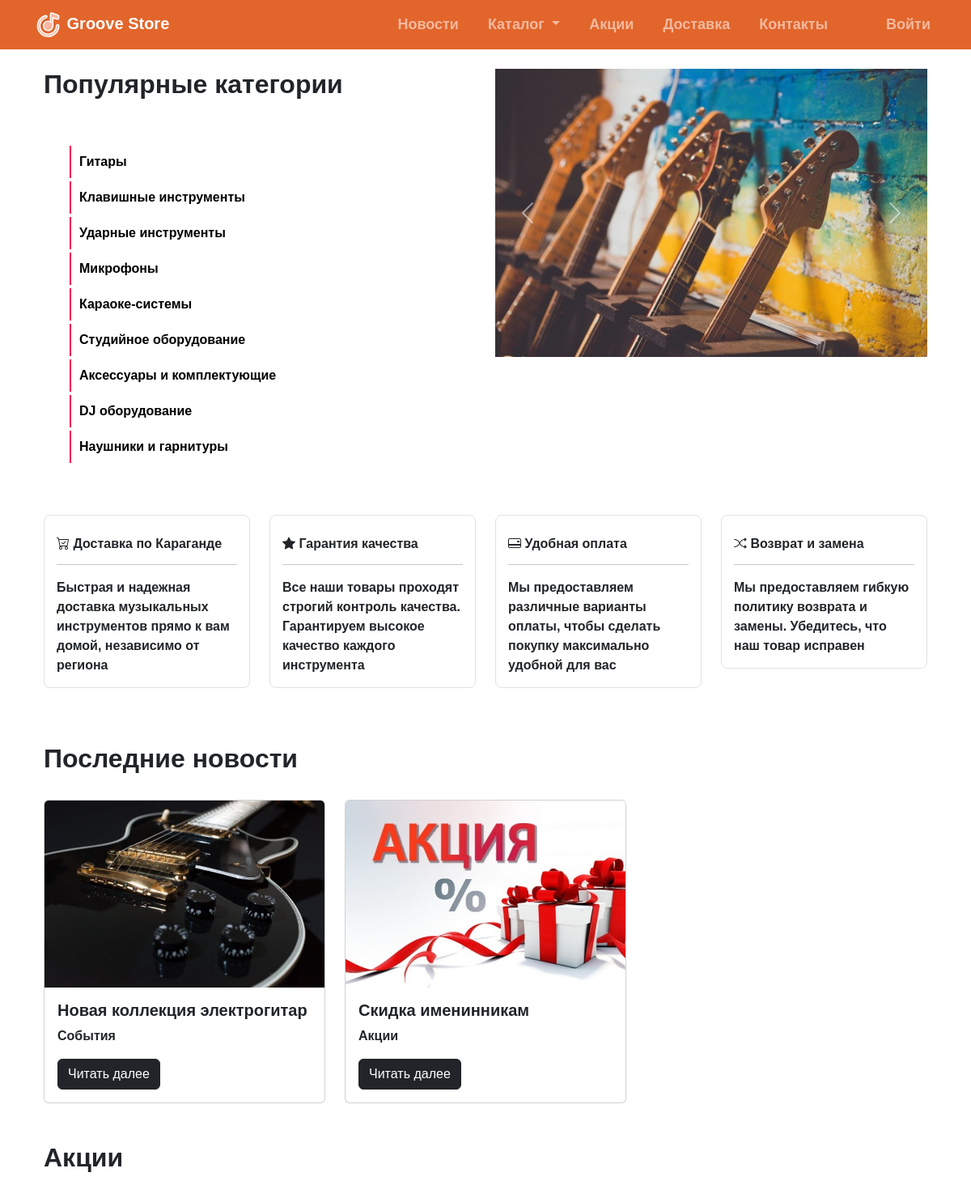
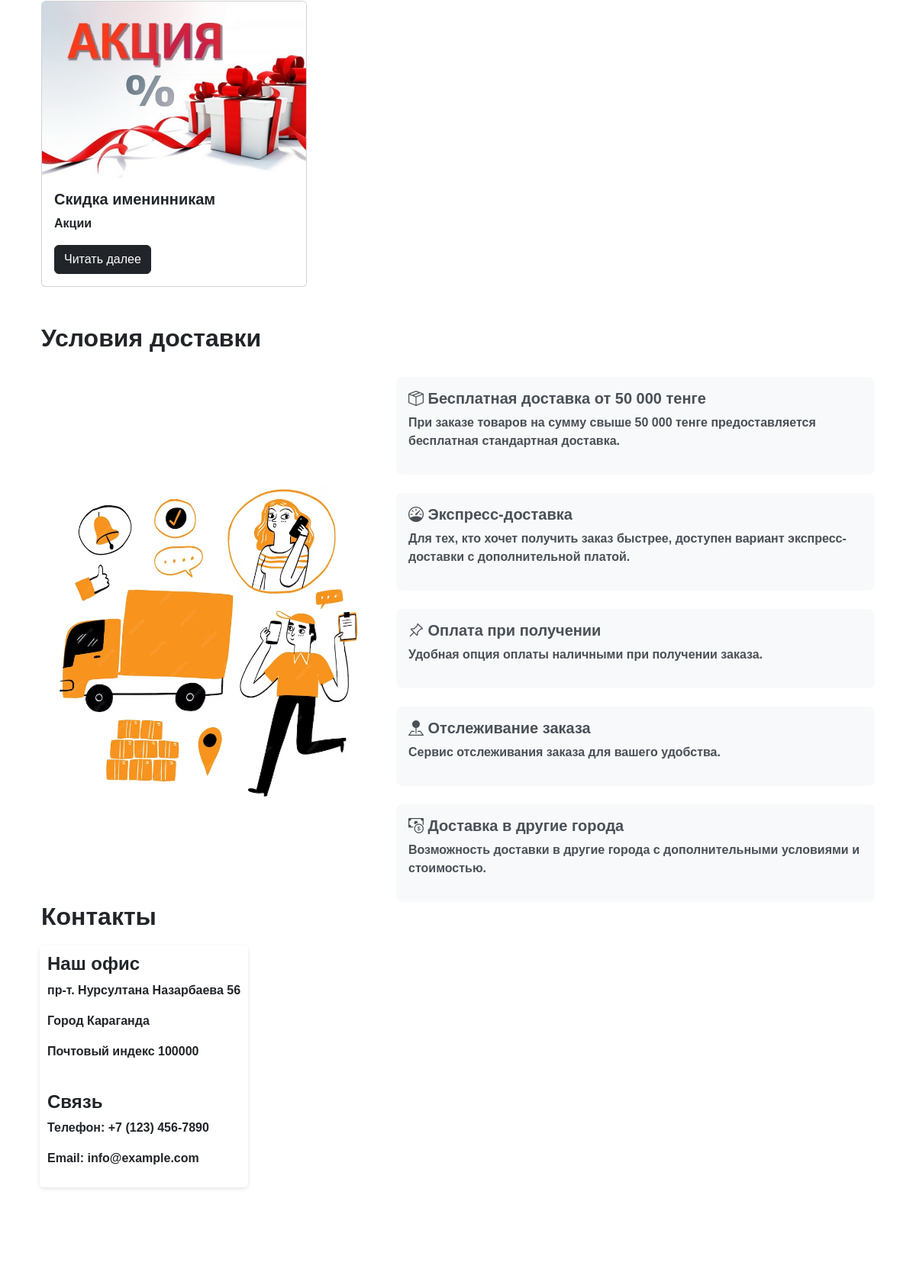
The page / on the database its author committed (2 pictures, top to bottom).
### app/models.py (models this page shows, shortened)
class Category(models.Model):
    name = models.CharField("Название категории", max_length=255)
    class Meta:
        verbose_name_plural = "Категории"

class News(models.Model):
    name = models.CharField("Заголовок новости", max_length=255)
    category = models.ForeignKey(NewsCategory, on_delete=models.CASCADE)
    photo = models.FileField("Изображение", upload_to="news/", blank=True, null=True)
    description = models.TextField("Описание новости")
    date = models.DateTimeField("Дата новости")
    class Meta:
        verbose_name_plural = "Новости"

class NewsCategory(models.Model):
    type_choices = [
        ('Акции', 'Акции'),
        ('События', 'События'),
        ('Организация', 'Организация'),
    ]
    type = models.CharField("Тип новостей", choices=type_choices, max_length=20)
    class Meta:
        verbose_name_plural = "Категории новостей"
    def __str__(self):
        return self.type

### app/views.py (the view)
# urls.py: path('', index, name='index'),
def index(request):
    categories = Category.objects.all()
    action_category = NewsCategory.objects.get(type='Акции')
    action_news = News.objects.filter(category=action_category).order_by('-date')[:4]
    latest_news = News.objects.order_by('-date')[:4]
    return render(request, 'index.html', {'latest_news': latest_news, 'categories': categories,'action_news': action_news})

### templates/index.html (shortened to what this page needs)
{% extends 'base.html' %}
{% load static %}
{% block nav_block %}
<li class="nav-item">
  <a class="nav-link" href="#">Новости</a>
</li>
<li class="nav-item dropdown">
  <a class="nav-link dropdown-toggle" href="#" role="button" data-bs-toggle="dropdown" aria-expanded="false">
    Каталог
  </a>
</li>
<li class="nav-item">
  <a class="nav-link" href="#section1">Акции</a>
</li>
<li class="nav-item">
    <a class="nav-link" href="#section2">Доставка</a>
</li>
<li class="nav-item">
    <a class="nav-link" href="#section3">Контакты</a>
</li>
<li class="nav-item">
    <a class="nav-link" href="#"></a>
</li>
{% if user.is_authenticated %}
  {% if user.is_active and user.is_staff %}
    <li class="nav-item">
      <a class="nav-link" href="{% url 'manager' %}">{{ user.username }}</a>
    </li>
  {% elif user.is_active %}
    <li class="nav-item">
      <a class="nav-link" href="{% url 'client' %}">{{ user.username }}</a>
    </li>
  {% endif %}
  <li class="nav-item">
    <a class="nav-link" href="{% url 'logout' %}">Выйти</a>
  </li>
{% else %}
  <li class="nav-item">
    <a class="nav-link" href="{% url 'login' %}">Войти</a>
  </li>
{% endif %}
{% endblock %}
{% block content %}
<div class="container mt-4">
    <div class="row">
      <div class="col-md-6">
        <h2 class="orange-line"> Популярные категории </h2>
        <div class="list">
            <h2>List Item Hover Effect</h2>
            <ul>
              {% if user.is_authenticated %}
              {% for category in categories %}
                <li><span><a style="text-decoration: none; color: black;" href="{% url 'product_list' category.id %}">{{ category.name }}</a></span></li>
              {% endfor %}
            {% else %}
              {% for category in categories %}
              <li><span><a style="text-decoration: none; color: black;" href="{% url 'login' %}">{{ category.name }}</a></span></li>
              {% endfor %}
            {% endif %}
            </ul>
          </div>
      </div>
      <div class="col-md-6">
        <div id="carouselExampleControls" class="carousel slide" data-bs-ride="carousel">
            <div class="carousel-inner">
              <div class="carousel-item active">
                <img src="{% static 'img/adv-1.jpg' %}" class="d-block w-100" alt="...">
              </div>
            </div>
            <button class="carousel-control-prev" type="button" data-bs-target="#carouselExampleControls" data-bs-slide="prev">
              <span class="carousel-control-prev-icon" aria-hidden="true"></span>
            </button>
            <button class="carousel-control-next" type="button" data-bs-target="#carouselExampleControls" data-bs-slide="next">
              <span class="carousel-control-next-icon" aria-hidden="true"></span>
            </button>
          </div>
      </div>
    </div>
    <br>
    <br>
    <div class="row">
        <div class="col-md-3">
          <div class="service-card">
            <div class="service-details">
              <h6 class="card-title"><i class="bi bi-cart-check"></i> Доставка по Караганде</h6>
              <hr>
              <p class="card-text">Быстрая и надежная доставка музыкальных инструментов прямо к вам домой, независимо от региона</p>
            </div>
          </div>
        </div>
        <div class="col-md-3">
          <div class="service-card">
            <div class="service-details">
              <h6 class="card-title"><i class="bi bi-star-fill"></i> Гарантия качества</h6>
              <hr>
              <p class="card-text">Все наши товары проходят строгий контроль качества. Гарантируем высокое качество каждого инструмента</p>
            </div>
          </div>
        </div>
        <div class="col-md-3">
          <div class="service-card">
            <div class="service-details">
              <h6 class="card-title"><i class="bi bi-credit-card-2-back"></i> Удобная оплата</h6>
              <hr>
              <p class="card-text">Мы предоставляем различные варианты оплаты, чтобы сделать покупку максимально удобной для вас</p>
            </div>
          </div>
        </div>
        <div class="col-md-3">
          <div class="service-card">
            <div class="service-details">
              <h6 class="card-title"><i class="bi bi-shuffle"></i> Возврат и замена</h6>
              <hr>
              <p class="card-text">Мы предоставляем гибкую политику возврата и замены. Убедитесь, что наш товар исправен</p>
            </div>
          </div>
        </div>
      </div>
      <br>
      <br>
      <h2 class="orange-line" id="section1" >Последние новости</h2>
      <br>
  <div class="row">
    {% for news_item in latest_news %}
      <div class="col-md-4 mb-4">
        <div class="card">
          {% if news_item.photo %}
            <img src="{{ news_item.photo.url }}" class="card-img-top" alt="{{ news_item.name }}">
          {% endif %}
          <div class="card-body">
            <h5 class="card-title">{{ news_item.name }}</h5>
            <p class="card-text">{{ news_item.category }}</p>
            <a href="{% url 'news_detail' pk=news_item.pk %}" class="btn btn-dark">Читать далее</a>
          </div>
        </div>
      </div>
    {% endfor %}
  </div>
  <br>
  <h2 class="orange-line">Акции</h2>
  <br>
<div class="row">
{% for news in action_news %}
  <div class="col-md-4 mb-4">
    <div class="card">
      {% if news.photo %}
        <img src="{{ news.photo.url }}" class="card-img-top" alt="{{ news.name }}">
      {% endif %}
      <div class="card-body">
        <h5 class="card-title">{{ news.name }}</h5>
        <p class="card-text">{{ news.category }}</p>
        <a href="{% url 'news_detail' pk=news.pk %}" class="btn btn-dark">Читать далее</a>
      </div>
    </div>
  </div>
{% endfor %}
</div>
<br>
<h2 class="orange-line" id="section2">Условия доставки</h2>
<br>
<div class="row align-items-center">
  <div class="col-md-5">
    <img src="{% static 'img/delivery.png' %}" alt="Delivery Image" class="img-fluid">
  </div>
  <div class="col-md-7">
    <div class="delivery-content">
    <div class="p-3 text-light-emphasis bg-light rounded-3">
      <h5><i class="bi bi-box-seam"></i> Бесплатная доставка от 50 000 тенге</h5>
      <p>При заказе товаров на сумму свыше 50 000 тенге предоставляется бесплатная стандартная доставка.</p>
    </div>
    <br>
    <div class="p-3 text-light-emphasis bg-light rounded-3">
      <h5><i class="bi bi-speedometer"></i> Экспресс-доставка</h5>
      <p>Для тех, кто хочет получить заказ быстрее, доступен вариант экспресс-доставки с дополнительной платой.</p>
    </div>
    <br>
    <div class="p-3 text-light-emphasis bg-light rounded-3">
      <h5><i class="bi bi-pin-angle"></i> Оплата при получении</h5>
      <p>Удобная опция оплаты наличными при получении заказа.</p>
    </div>
    <br>
    <div class="p-3 text-light-emphasis bg-light rounded-3">
      <h5><i class="bi bi-pin-map-fill"></i> Отслеживание заказа</h5>
      <p>Сервис отслеживания заказа для вашего удобства.</p>
    </div>
    <br>
    <div class="p-3 text-light-emphasis bg-light rounded-3">
      <h5><i class="bi bi-cash-coin"></i> Доставка в другие города</h5>
      <p>Возможность доставки в другие города с дополнительными условиями и стоимостью.</p>
    </div>
  </div>
</div>
<br>
<h2 id="section3">Контакты</h2>
<div style="width: 100%; position: relative;">
  <br>
  <iframe
    width="100%"
    height="400"
    frameborder="0"
    style="border:0"
    src="https://www.google.com/maps/embed?pb=!1m18!1m12!1m3!1d2574.2692183533018!2d73.10182257710015!3d49.81860507147837!2m3!1f0!2f0!3f0!3m2!1i1024!2i768!4f13.1!3m3!1m2!1s0x424346e496c789ff%3A0xbf6b602f3acf7ee1!2z0JrQsNGA0LDQs9Cw0L3QtNC40L3RgdC60LjQuSDRgtC10YXQvdC40YfQtdGB0LrQuNC5INGD0L3QuNCy0LXRgNGB0LjRgtC10YI!5e0!3m2!1sru!2skz!4v1702152592113!5m2!1sru!2skz" width="600" height="450" style="border:0;" allowfullscreen="" loading="lazy"
    allowfullscreen
  ></iframe>
  <div
    style="
      position: absolute;
      top: 10px;
      left: 10px;
      background-color: white;
      padding: 10px;
      border-radius: 5px;
      box-shadow: 0 2px 5px rgba(0, 0, 0, 0.1);
    "
  >
    <h4>Наш офис</h4>
    <p>пр-т. Нурсултана Назарбаева 56</p>
    <p>Город Караганда</p>
    <p>Почтовый индекс 100000</p>
    <br />
    <h4>Связь</h4>
    <p>Телефон: +7 (123) 456-7890</p>
    <p>Email: info@example.com</p>
  </div>
</div>
  </div>
<br>
{% endblock %}

### static/css/style.css (style rules this page uses)
body, h1, h2, h3, h4, h5, h6, p, a, span, div, li, ul, ol, input, button, textarea { font-family: 'Mont', sans-serif; font-weight: 600; font-style: normal; }
.service-card { border: 1px solid #dee2e6; border-radius: 8px; overflow: hidden; margin-bottom: 20px; }
.service-details { padding: 15px; }
.list { position: relative; }
.list h2 { color: #fff; font-weight: 700; letter-spacing: 1px; margin-bottom: 10px; }
.list ul { position: relative; }
.list ul li { position: relative; left: 0; color: #2d2d2d; list-style: none; margin: 4px 0; border-left: 2px solid #f50057; transition: 0.5s; cursor: pointer; }
.list ul li span { position: relative; padding: 8px; padding-left: 10px; display: inline-block; z-index: 1; transition: 0.5s; }
.list ul li:before { content: ""; position: absolute; width: 85%; height: 100%; background: #ED7B28; transform: scaleX(0); transform-origin: left; transition: 0.5s; }

### rows shown on the page
Category: name "Гитары"
Category: name "Клавишные инструменты"
Category: name "Ударные инструменты"
Category: name "Микрофоны"
Category: name "Караоке-системы"
Category: name "Студийное оборудование"
Category: name "Аксессуары и комплектующие"
Category: name "DJ оборудование"
Category: name "Наушники и гарнитуры"
News: photo (picture), name "Новая коллекция электрогитар", category "События"
News: photo (picture), name "Скидка именинникам", category "Акции"
